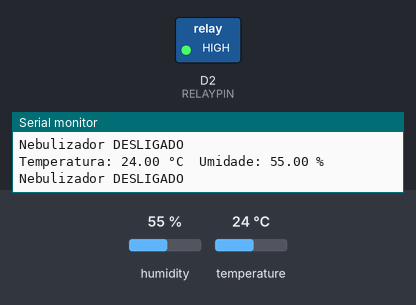
A program run on a simulated ESP8266 (NodeMCU). Shown: switched loads named in the program (green lamp = pin HIGH), the last lines printed to the serial monitor. The test bench sets the inputs (shaded band); at power-on: humidity 55 %, temperature 24 °C.

Above: at 2.8 s.
2.9 s: humidity set to 51 %
5.6 s: humidity set to 48 %
At 7.4 s:
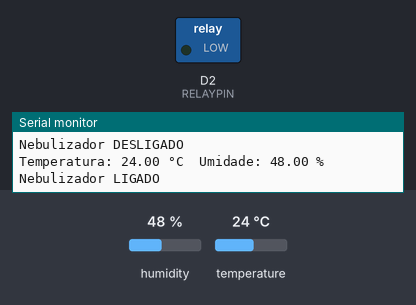
8.3 s: humidity set to 68 %
At 11.0 s:
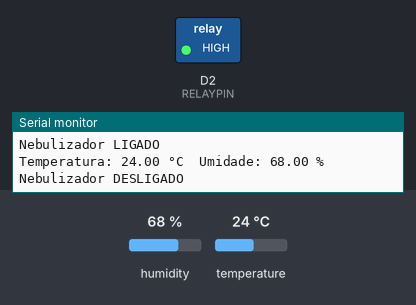
11.6 s: humidity set to 22 %
At 13.4 s:
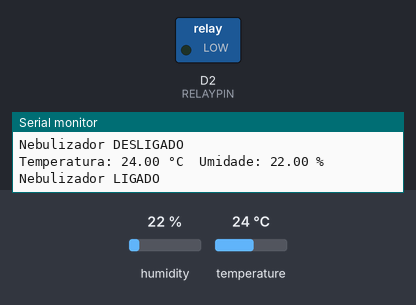
Timing chart, 0 to 14.9 s (numbered marks = the images above; inputs shaded):
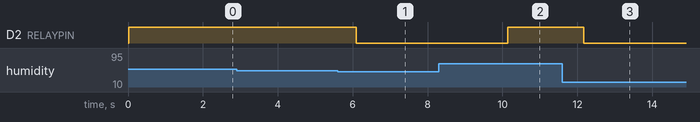

The program:

main.cpp
```cpp
#include <Arduino.h>
#include <DHT.h>

#define DHTPIN D1         // Pino do sensor DHT
#define DHTTYPE DHT11     // Tipo de sensor DHT
#define RELAYPIN D2       // Pino de controle do relé

DHT dht(DHTPIN, DHTTYPE); // Inicializa o sensor DHT

void setup() {
  Serial.begin(115200);
  dht.begin();

  // Configura o pino do relé como saída
  pinMode(RELAYPIN, OUTPUT);
  digitalWrite(RELAYPIN, LOW); // Relé começa desligado
}

void loop() {
  // Lê a umidade e a temperatura
  float h = dht.readHumidity();
  float t = dht.readTemperature();

  // Verifica se houve erro ao ler os valores
  if (isnan(h) || isnan(t)) {
    Serial.println("Falha ao ler do sensor DHT!");
    return;
  }

  // Exibe as leituras no Serial Monitor
  Serial.print("Temperatura: ");
  Serial.print(t);
  Serial.print(" °C\tUmidade: ");
  Serial.print(h);
  Serial.println(" %");

  // Lógica para controlar o relé com base na umidade
  if (h < 50) {
    digitalWrite(RELAYPIN, LOW);  // Liga o nebulizador
    Serial.println("Nebulizador LIGADO");
  } else {
    digitalWrite(RELAYPIN, HIGH);   // Desliga o nebulizador
    Serial.println("Nebulizador DESLIGADO");
  }

  delay(2000); // Aguarda 2 segundos antes da próxima leitura
}
```

Measured:
- the behaviour switches between 50 and 49 % on humidity (found by bisection; images 0 and 1)
- after the input at 5.6 s, D2 (RELAYPIN): HIGH → LOW after 0.49 s
- after the input at 8.3 s, D2 (RELAYPIN): LOW → HIGH after 1.8 s
- after the input at 11.6 s, D2 (RELAYPIN): HIGH → LOW after 0.57 s
